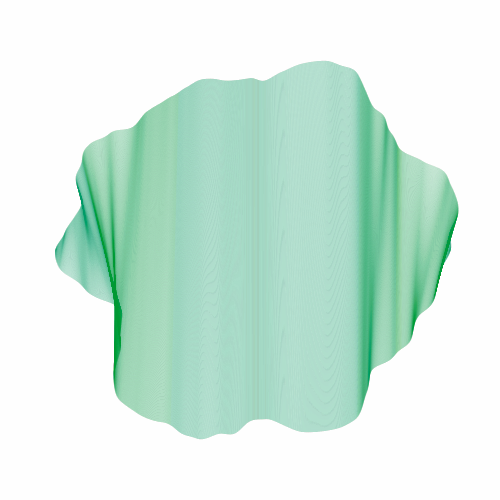
Frame 1 (no input)
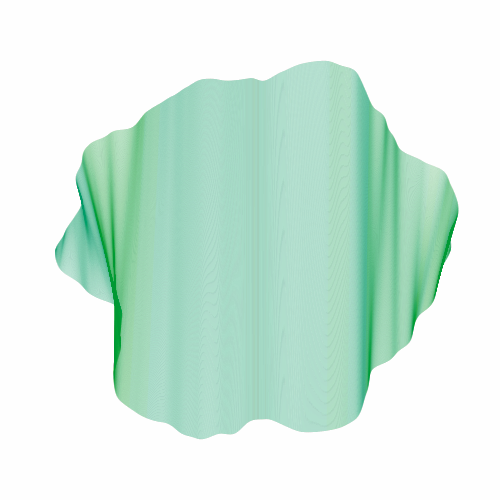
Frame 2 (the mouse pressed at the canvas centre, redrawn once)

The p5.js sketch that drew these frames (run headless with seeded random() and noise() and a simulated clock; the mouse was pressed at the canvas centre and the sketch redrawn once):

// p5.js sketch
// ── sketch.js
function setup() {
  createCanvas(500, 500);
  background(252);
  colorMode(HSB, 255);
  noLoop();
}

function draw() {
  background(254);

  let cactus = new RoundCactus(width / 2, height / 2, 250);
  cactus.draw();
}

class RoundCactus {
  constructor(x, y, radius) {
    this.oX = x;
    this.oY = y;
    this.x = 0;
    this.y = 0;
    this.radius = 0;
    this.variationOffset = radius / 4;
    this.maxRadius = radius - this.variationOffset;
    this.xoff = 0;
    this.yoff = 0;
    this.stepInc = 0.0005;
    this.points = [];
  }
  draw() {
    noStroke();
    noFill();

    beginShape();
    for (let i = 0; i < TWO_PI; i += this.stepInc) {
      this.xoff = map(cos(i), -1, 1, 0, 2.75);
      this.yoff = map(sin(i), -1, 1, 0, 2.75);
      this.radius = map(
        noise(this.xoff, this.yoff),
        0,
        1,
        this.maxRadius - this.variationOffset,
        this.maxRadius + this.variationOffset
      );
      this.x = this.oX + this.radius * cos(i);
      this.y = this.oY + this.radius * sin(i);
      this.points.push({ x: this.x, y: this.y });
      vertex(this.x, this.y);
    }
    endShape(CLOSE);

    // if (index % 1000 !== 0) return;

    let pointNoiseOffset = random(1000);
    for (let i = 0; i < this.points.length - 1; i++) {
      const { x, y } = this.points[i];
      const { x: oppositeX, y: oppositeY } = this.points[
        this.points.length - 1 - i
      ];
      noStroke();
      fill(10);
      const pointNoise = map(noise(pointNoiseOffset), 0, 1, 0, 3);
      const pointFill = map(noise(pointNoiseOffset), 0, 1, 100, 125);
      stroke(pointFill, 255, 150, 5);
      line(x, y, oppositeX, oppositeY);

      pointNoiseOffset += 0.001;
    }
  }
}

// ── utils.js
function grain(num) {
  push();
  noStroke();
  // draw the bulk of the grain
  for (let i = 0; i < num; i++) {
    const x = random(width);
    const y = random(height);
    const w = random(1, 2);
    const h = random(1, 2);
    fill(random(150, 255), 80);
    rect(x, y, w, h);
  }
  // draw some dark grains
  for (let i = 0; i < num / 50; i++) {
    const x = random(width);
    const y = random(height);
    const w = random(1, 3);
    const h = random(1, 3);
    fill(25, random(100, 150));
    rect(x, y, w, h);
  }
  pop();
}

class WonkyLine {
  constructor(x, y, x1, y1, roughness) {
    this.x = x;
    this.y = y;
    this.x1 = x1;
    this.y1 = y1;
    this.roughness = roughness;
  }

  draw() {
    const d = dist(this.x, this.y, this.x1, this.y1);
    let xoff = random(1000);
    push();
    translate(this.x, this.y);
    rotate(atan2(this.y1 - this.y, this.x1 - this.x));
    noFill();
    beginShape();
    for (let x = 0; x < d; x += 1) {
      const n = map(noise(xoff), 0, 1, -5, 5);
      vertex(x, n);
      xoff += this.roughness;
    }
    endShape();
    pop();
  }
}

function wonkyLine(x, y, x1, y1, roughness = 0.01) {
  const line = new WonkyLine(x, y, x1, y1, roughness);
  line.draw();
}
